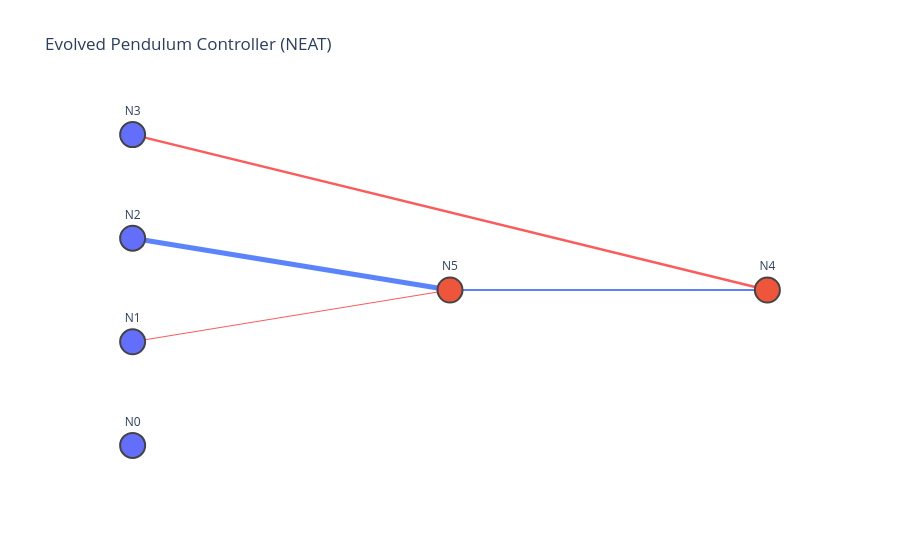

Write notebook code for a chart like this one.
### Code cell
graph_dag(genome)

### Figure 1 — Plotly figure (JSON) as saved in the notebook; plotly's stock layout.template omitted (floating-point values rounded to 4 significant figures)
{"data": [{"hoverinfo": "none", "line": {"color": "rgba(250, 50, 50, 0.8)", "width": 1}, "mode": "lines", "type": "scatter", "x": [-0.3333, 0.3333, null], "y": [-0.3333, 0, null]}, {"hoverinfo": "none", "line": {"color": "rgba(50, 100, 250, 0.8)", "width": 5}, "mode": "lines", "type": "scatter", "x": [-0.3333, 0.3333, null], "y": [0.3333, 0, null]}, {"hoverinfo": "none", "line": {"color": "rgba(250, 50, 50, 0.8)", "width": 2.5}, "mode": "lines", "type": "scatter", "x": [-0.3333, 1, null], "y": [1, 0, null]}, {"hoverinfo": "none", "line": {"color": "rgba(50, 100, 250, 0.8)", "width": 2}, "mode": "lines", "type": "scatter", "x": [0.3333, 1, null], "y": [0, 0, null]}, {"hoverinfo": "text", "hovertext": ["Node 0<br>Type: INPUT<br>Act: identity", "Node 1<br>Type: INPUT<br>Act: identity", "Node 2<br>Type: INPUT<br>Act: identity", "Node 3<br>Type: INPUT<br>Act: identity", "Node 4<br>Type: OUTPUT<br>Act: tanh", "Node 5<br>Type: HIDDEN<br>Act: identity"], "marker": {"color": ["#636EFA", "#636EFA", "#636EFA", "#636EFA", "#EF553B", "#EF553B"], "line": {"width": 2}, "size": 25}, "mode": "markers+text", "text": ["N0", "N1", "N2", "N3", "N4", "N5"], "textposition": "top center", "type": "scatter", "x": [-0.3333, -0.3333, -0.3333, -0.3333, 1, 0.3333], "y": [-1, -0.3333, 0.3333, 1, 0, 0]}], "layout": {"plot_bgcolor": "white", "showlegend": false, "title": {"text": "Evolved Pendulum Controller (NEAT)"}, "xaxis": {"showgrid": false, "showticklabels": false, "zeroline": false}, "yaxis": {"showgrid": false, "showticklabels": false, "zeroline": false}}}
